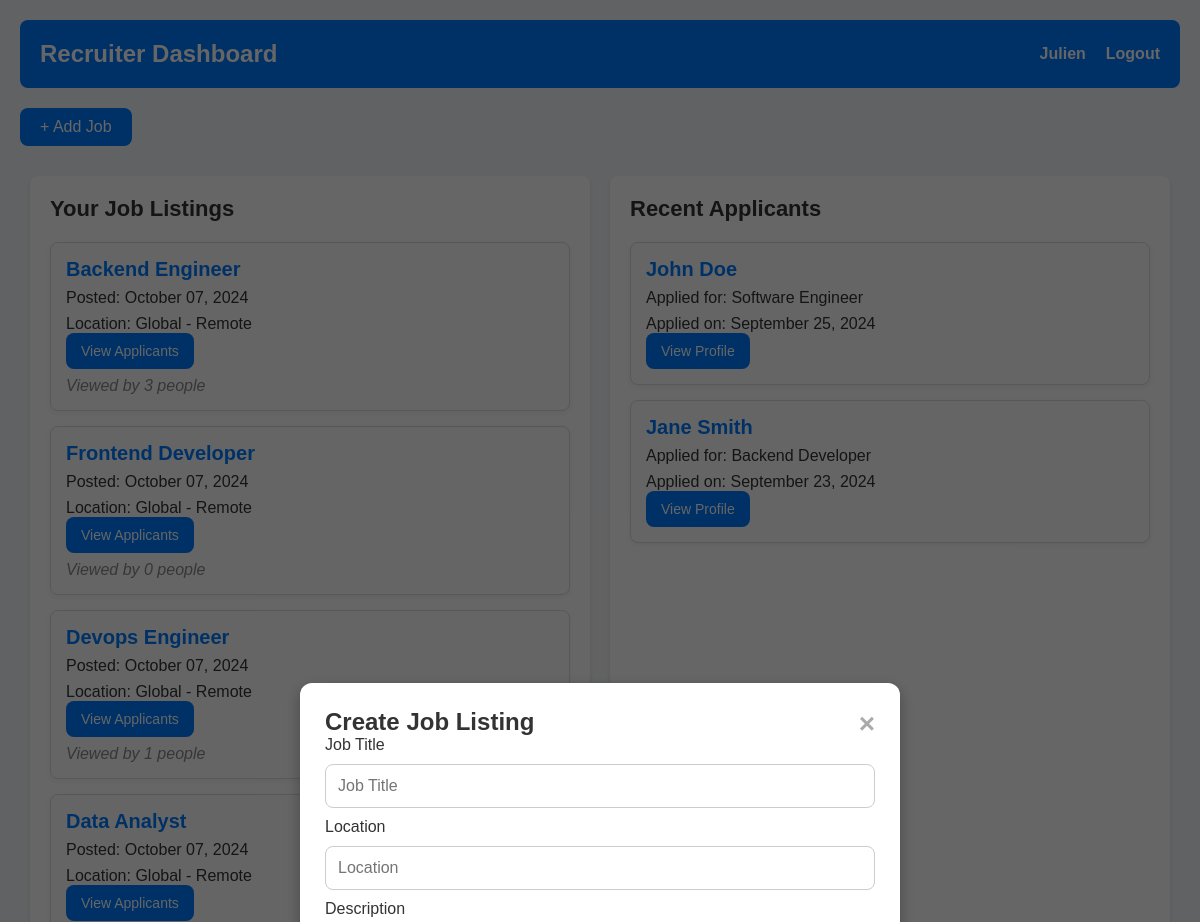
Before: /recruiter_dashboard/ (signed in, upper part) with the older database file.
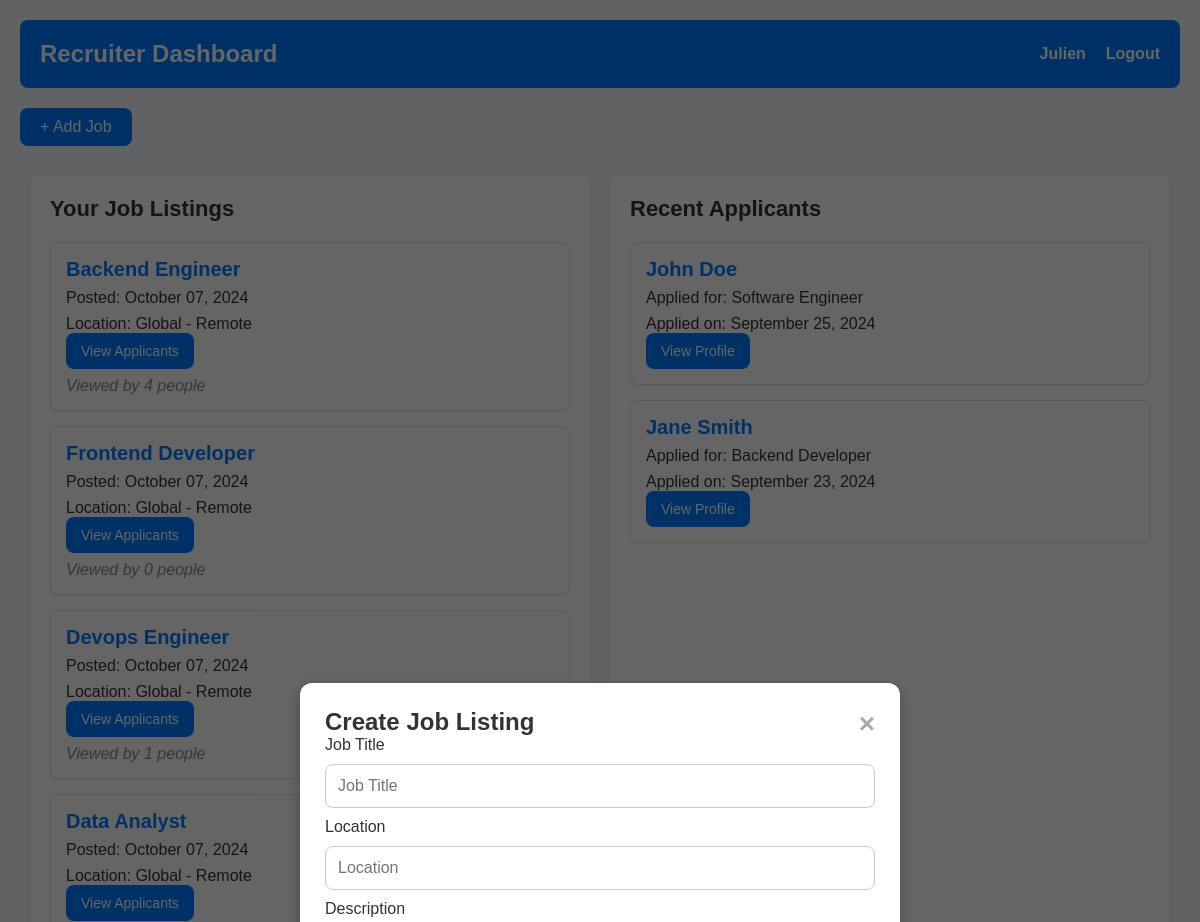
After: the same page with the newer database file.
### remote/models.py (models this page shows, shortened)
class Job(models.Model):
    title = models.CharField(max_length=100)
    description = models.TextField()
    location = models.CharField(max_length=30)
    company_name = models.CharField(max_length=100)
    created_at = models.DateTimeField(auto_now_add=True)
    recruiter = models.ForeignKey(Profile, on_delete=models.CASCADE)
    category = models.ForeignKey(Category, on_delete=models.CASCADE, default=1)
    featured = models.BooleanField(default=False)
    views_count = models.IntegerField(default=0)

### remote/views.py (the view)
# urls.py: path('recruiter_dashboard/', views.recruiter_dashboard, name='recruiter_dashboard'),\
def recruiter_dashboard(request):
    category = Category.objects.all()
    profile = None
    jobs = []
    profile = Profile.objects.get(user=request.user)
    jobs = Job.objects.filter(recruiter=profile)
    if profile.role == 'recruiter':
        context = {
            'category': category,
            'profile': profile,
            'jobs': jobs
        }
        return render(request, 'recruiters.html', context)

### remote/templates/recruiters.html (shortened to what this page needs)
    {% load static %}
<!DOCTYPE html>
<html lang="en">
<head>
    {% load static %}
    <link rel="stylesheet" href="{% static 'css/recruiters.css' %}">
</head>
<body>
    <div class="dashboard-container">
        <header class="dashboard-header">
            <h1>Recruiter Dashboard</h1>
            <nav>
                <ul>
                    <li><a href="{% url 'get_profile' user.profile.id %}">{{ user.username }}</a></li>
                    <li><a href="/logout/">Logout</a></li>
                </ul>
            </nav>
        </header>
        <div class="add-job-container">
            <button id="add-job-btn" class="add-job-btn">+ Add Job</button>
        </div>
        <div class="dashboard-content">
            <section class="job-section">
                <h2>Your Job Listings</h2>
                <div class="job-list">
                    {% if jobs %}
                        {% for job in jobs %}
                            <div class="job-card">
                                <h3>{{ job.title }}</h3>
                                <p>Posted: {{ job.created_at|date:"F d, Y" }}</p>
                                <p>Location: {{ job.location }}</p>
                                <button class="details-btn">View Applicants</button>
                                <p class="views">Viewed by {{ job.views_count|default:0 }} people</p>
                            </div>
                        {% endfor %}
                    {% else %}
                        <p>No job listings yet. Post your first job!</p>
                    {% endif %}
                </div>
            </section>
            <section class="applicant-section">
                <h2>Recent Applicants</h2>
                <div class="applicant-list">
                    <div class="applicant-card">
                        <h3>John Doe</h3>
                        <p>Applied for: Software Engineer</p>
                        <p>Applied on: September 25, 2024</p>
                        <button class="details-btn">View Profile</button>
                    </div>
                    <div class="applicant-card">
                        <h3>Jane Smith</h3>
                        <p>Applied for: Backend Developer</p>
                        <p>Applied on: September 23, 2024</p>
                        <button class="details-btn">View Profile</button>
                    </div>
                </div>
            </section>
        </div>
        <div id="job-modal" class="modal">
            <div class="modal-content">
                <span class="close">&times;</span>
                <h2>Create Job Listing</h2>
                <form action="{% url 'create_job' %}" method="POST">
                    <div class="input-group">
                        <label for="title">Job Title</label>
                        <input type="text" id="title" name="title" placeholder="Job Title" required>
                    </div>
                    <div class="input-group">
                        <label for="location">Location</label>
                        <input type="text" id="location" name="location" placeholder="Location" required>
                    </div>
                    <div class="input-group">
                        <label for="description">Description</label>
                    </div>
                </form>
            </div>
        </div>
    </div>
</body>

Changed rows visible on the page:
changed Job "Backend Engineer": views_count "3" → "4"
